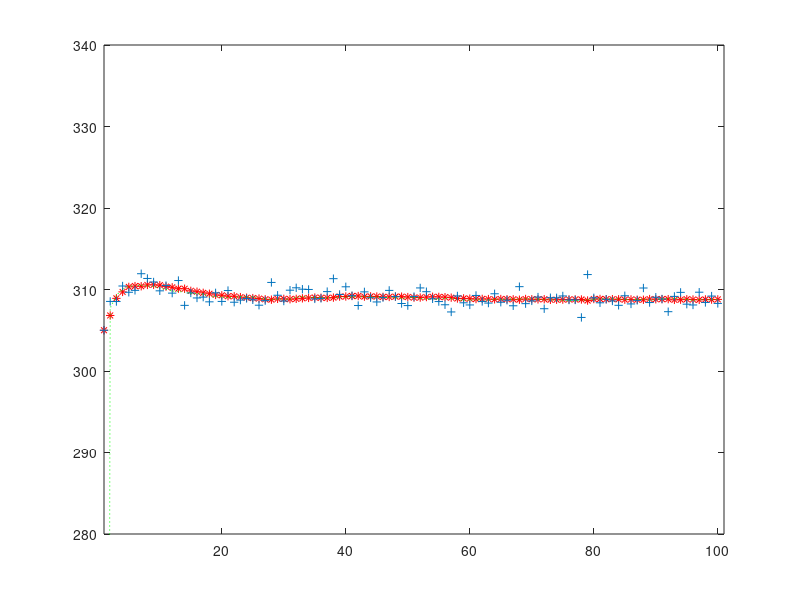

MATLAB code to generate this figure:
clear;clc

M1=10;
M2=20;
m1=0.947;
cp1=4.18;
m2=1.25;
cp2=1.9;
k=1/(1/0.85+1/1.7);
k=0.6;
s=11.511;

dt=1;
N=100;

%====================================================================
A=[1-(m1*cp1+k*s)*dt/(M1*cp1)  k*s*dt/(M1*cp1)
      k*s*dt/(M2*cp2)     1-(m2*cp2+k*s)*dt/(M2*cp2)];
  
B=[m1*cp1*dt/(M1*cp1)   0
      0    m2*cp2*dt/(M2*cp2)];
  
x(:,1)=[305
      330];
u=[290
   350];

H=[1 0
   0 1];

I=[1 0
   0 1];  
 
O = zeros(2,2);

%==========================================================================
%get the state matrix
%[Uw_k      1      0                         0                     0                            0  0  0  0
% Ub_k   =  0      1                         0                     0                            0  0  0  0
% Tow_k     m1*cp1 0                   1-(m1*cp1+k*s)*dt/(M1*cp1)  k*s*dt/(M1*cp1)              0  0  0  0
% Tob_k     0      m2*cp2*dt/(M2*cp2)  k*s*dt/(M2*cp2)             1-(m2*cp2+k*s)*dt/(M2*cp2)   0  0  0  0
% beta_wk   0      0                         0                     0                            1  0  0  0
% beta_bk   0      0                         0                     0                            0  1  0  0
% beta_o1k  0      0                         0                     0                            0  0  1  0
% beta_02k  0      0                         0                     0                            0  0  0  1
%]

A_star=[1                    0                         0                     0                            0  0  0  0;
        0                    1                         0                     0                            0  0  0  0;
        m1*cp1*dt/(M1*cp1)   0                   1-(m1*cp1+k*s)*dt/(M1*cp1)  k*s*dt/(M1*cp1)              0  0  0  0;
        0                    m2*cp2*dt/(M2*cp2)  k*s*dt/(M2*cp2)             1-(m2*cp2+k*s)*dt/(M2*cp2)   0  0  0  0;
        0                    0                         0                     0                            1  0  0  0;
        0                    0                         0                     0                            0  1  0  0;
        0                    0                         0                     0                            0  0  1  0;
        0                    0                         0                     0                            0  0  0  1
        ];

    
    
%=================================================================    
Active_GE_pos=zeros(1,4);                                   
%chose which instrrument has the active gross error         

%----------|
pos=[];   %|
%----------|

if (~isempty(pos))
    for j=1:length(pos)
       Active_GE_pos(j)=1; 
    end  
end
%=================================================================

H_star=[eye(4),diag(Active_GE_pos)];%this means no gross error.


Q_state=0.002*eye(4);%where [290,350,305,330] is the true value

w_state=sqrt(Q_state)*randn(4,N);

RY=diag([0.7,0.58,0.61,0.66])%5*eye(4);
V=sqrt(RY)*randn(4,N);
%===========get the random walk data=======================
%w_betat~N(0,Q_beta)
%suppose that N=50 and the covariance is supposed 3sigma~10sigma gross
%error

%-----------------
Q_beta=5*Q_state;
w_beta=sqrt(Q_beta)*randn(4,N);
%-----------------
W=[w_state;w_beta];
%-----------------
X_state=zeros(8,N);
Y_measure=zeros(4,N);
%the initial value
Tin_1=290;
Tin_2=350;
To_1=305;
To_2=330;
beta_in1=5;
beta_in2=5;
beta_ot1=5;
beta_ot2=5;

X_state(:,1)=[Tin_1; Tin_2; To_1; To_2; beta_in1; beta_in2; beta_ot1; beta_ot2];
Y_measure(:,1)=[Tin_1; Tin_2;To_1; To_2];
X_true=zeros(8,N);
%get the measure of every sample time.
for i=2:N
    X_true(:,i)=A_star*X_state(:,i-1);
    X_state(:,i)=A_star*X_state(:,i-1)+W(i-1);
    Y_measure(:,i)=H_star*X_state(:,i)+V(i);
end


%|-------------------------------------------------|
%|Y_measure also should be -betas(the static gross)|
%|Y_mea_mins_staG                                  |
%|-------------------------------------------------|


%===========================================================================
%the process of Kalman Filter.

M_a=diag(Active_GE_pos);
%============================
Kerr=100;                     %=actually I dont know how to choose the Kerr
%============================
RY_a=(Kerr-1)*M_a*RY+RY;

X_star=zeros(8,N);
K_a=zeros(8,4*(N+1));

I_p=eye(8);
Q_a=diag([diag(Q_state)',diag(Q_beta)']);

X_star(:,1)=X_state(:,1);
P_t_min_1=eye(8);
%==========================================================================
%the main part of kalman filter!
for t=2:N
    %start from the 2nd

    S_t=H_star*(A_star*P_t_min_1*A_star'+Q_a)*H_star'+RY_a;
   
    K_a(:,4*t-3:4*t  )=(A_star*P_t_min_1*A_star'+Q_a)*H_star'*inv(S_t);
    
    X_star(:,t)=A_star*X_star(:,t-1)+K_a(:,4*t-3:4*t )*(Y_measure(:,t-1)-H_star*A_star*X_star(:,t-1));
    P_t=(I_p-K_a(:,4*t-3:4*t  )*H_star)*(A_star*P_t_min_1*A_star'+Q_a);
    
    P_t_min_1=P_t; 
end
    %=================================================
    K_a(:,4*N+1:4*(N+1))=(A_star*P_t_min_1*A_star'+Q_a)*H_star'*inv(S_t);
%==========================================================================
%show the figure after Kalman Filter.
plot(1:N,X_star(3,:),'*r')
hold on 
plot(1:N,Y_measure(3,:),'+')
hold on
% plot(1:N,X_state(3,:),'k:')
% hold on
plot(1:N,X_true(3,:),'g:')
hold off
axis([1,101,280,340])

%===========================================================================
%after get the //STANDARD RESIDUAL ERROR//  


%---------------------|
beta_s=0 ;           %| it also should be a matrix(4,1)
%---------------------|

delta_Rt=zeros(4,N);
Sigma_rt=zeros(4,4*N);
Z=zeros(4,N);
for t=1:N
    delta_Rt(:,t)=Y_measure(:,t)-beta_s-H_star*X_star(:,t);
    
%============================================================================ 
    K_a(:,4*t+1:4*(t+1));
    %get the covriance matrix of delta_Rt
    K_R=eye(4)-H_star*K_a(:,4*t+1:4*(t+1));
    K_Q=H_star*(eye(8)-K_a(:,4*t+1:4*(t+1))*H_star);
    Sigma_rt(:,4*t-3:4*t)= K_R*RY_a*K_R'+K_Q*(A_star*P_t_min_1*A_star'+Q_a)*K_Q';
    Z(:,t)=inv(Sigma_rt(:,4*t-3:4*t)^0.5)*delta_Rt(:,t);
end



%==========================================================================
%==========================================================================
%DATA COLLECTION BY FILTERING RESIDUAL ERROR

D_ii=zeros(4,N);
for i=1:N
    D_ii(:,i)=diag(Sigma_rt(:,4*i-3:4*i));

end

%=================================================
%%%%%%%%%%%%EWMAF
Z_tip_beta=zeros(4,N);

P_z_t=zeros(4,4*N+4);
K_EWMAF=zeros(4,4*N+4);
I=eye(4);   

%=============================
%the initial
Z_tip_beta(:,1)=Z(:,1);
P_z_t(:,5:8)=eye(4);
P_z=eye(4);
Q_z=0.05*eye(4);
for i=2:N
    
    K_temp=(P_z+Q_z)/(P_z+Q_z+I);
    
    K_EWMAF(:,4*i-3:4*i )=K_temp;
    
    Z_tip_beta(:,i)=Z_tip_beta(:,i-1)+ K_temp*(Z(:,i)-Z_tip_beta(:,i-1));
    
    P_z_t(:,4*i+1:4*i+4)=(I-K_temp)*(P_z+Q_z);
    
    P_z=P_z_t(:,4*i+1:4*i+4);
end















